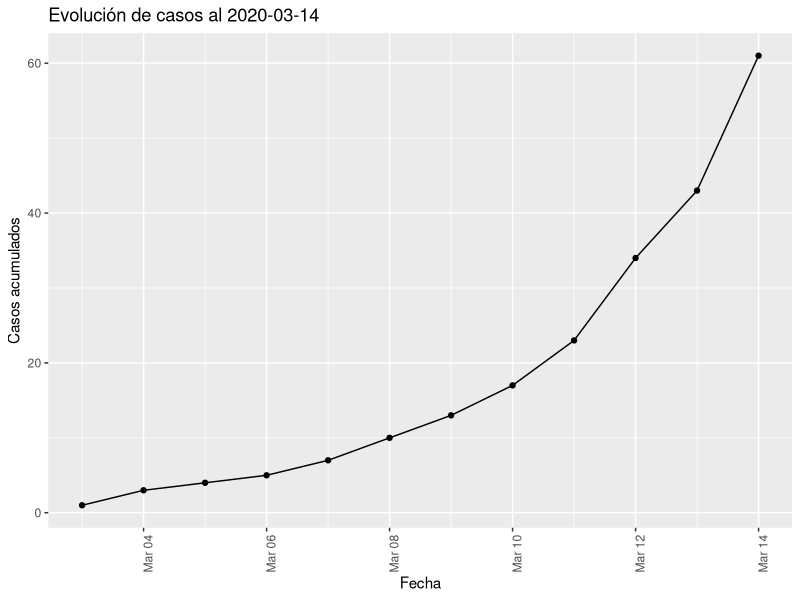
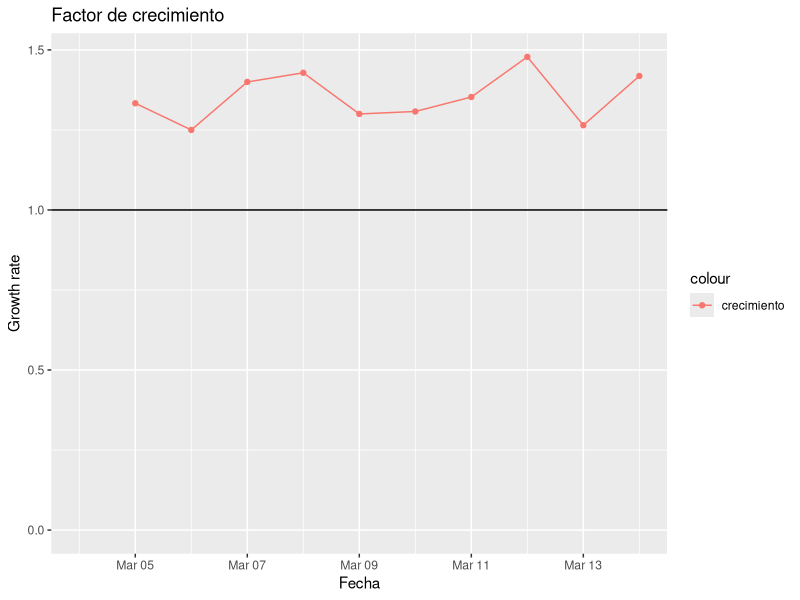
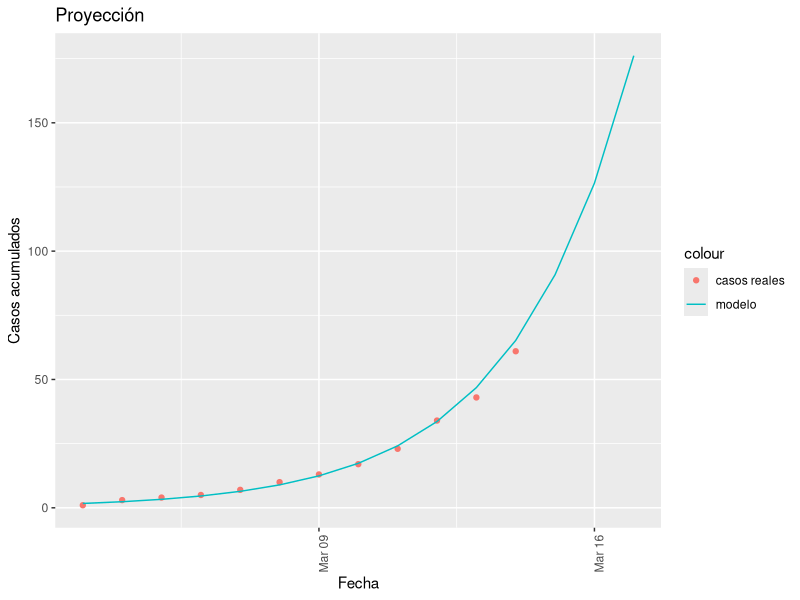

The R script that drew these images, in order:
## ---- chunk 1
knitr::opts_chunk$set(echo = FALSE)
library(ggplot2)
## ---- chunk 2
data <- read.csv2("corona_data.csv", sep = ",", header = TRUE)
data$Day <- as.Date(data$Day)
n <- nrow(data)
data$x <- 1:n
data$cum <- cumsum(data$NewCases)
latest <- data[n,1]
p <-ggplot() + ggtitle(paste("Evolución de casos al", latest)) +
    geom_line(aes(x=data$Day, y=data$cum)) + 
    geom_point(aes(x=data$Day, y=data$cum)) +
    xlab("Fecha") + ylab("Casos acumulados") + 
    theme(axis.text.x = element_text(angle = 90, hjust = 1))
p
## ---- chunk 3
growth_ratio <- vector(length=(n-1))
for( i in 2:n ) {
  growth_ratio[i-1] <- data$cum[i] / data$cum[i-1]
}
# La primera muestra es espuria
growth_ratio[1] <- NA
ggplot() + ggtitle("Factor de crecimiento") + 
  geom_point(aes(x=data$Day[2:n], y=growth_ratio, color="crecimiento")) + 
  geom_line(aes(x=data$Day[2:n], y=growth_ratio, color="crecimiento")) + 
  xlab("Fecha") + ylab("Growth rate") +
  ylim(0,(max(growth_ratio)+0.5)) +
  geom_hline(yintercept = 1, aes(color="y=1"))
  
## ---- chunk 4
model <- lm(formula = log(cum) ~ x , data=data)
summary(model)

test_data <- data.frame(
                Day = seq(data$Day[1], by="day", length.out = (n+3)), 
                x = 1:(n+3)
              )

test_data$preds <- exp(predict(model, newdata=test_data))

p <-ggplot() + ggtitle(paste("Proyección")) +
    geom_point(aes(x=data$Day, y=data$cum, color="casos reales")) + 
    geom_line(aes(x=test_data$Day, y=test_data$preds, color="modelo")) + 
    xlab("Fecha") + ylab("Casos acumulados") + 
    theme(axis.text.x = element_text(angle = 90, hjust = 1))
p
